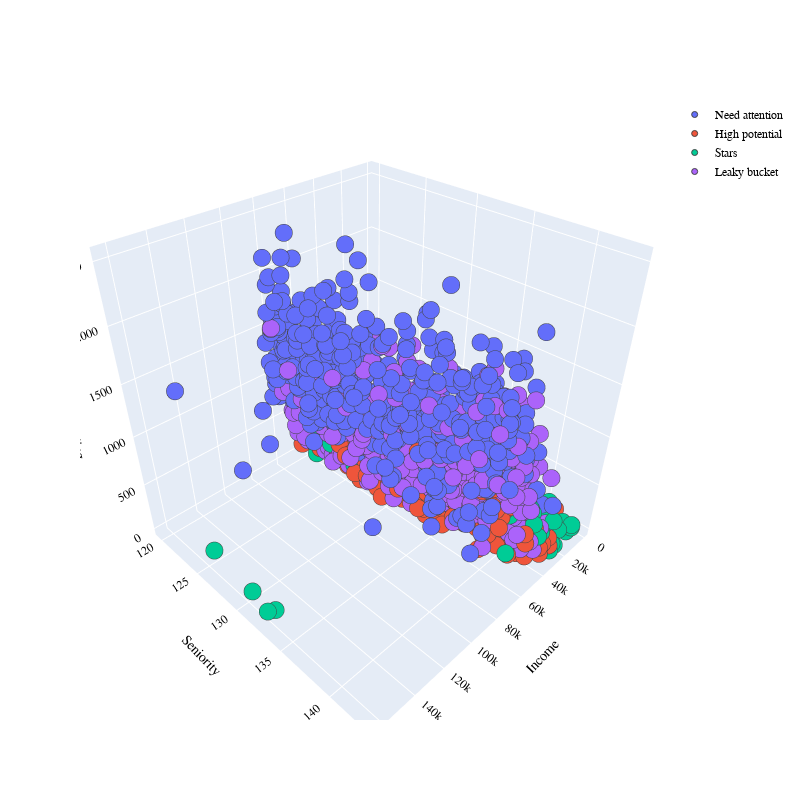

The notebook cell saved with this chart:
### Code cell
data = data2
scaler=StandardScaler()
dataset_temp=data[['Income','Seniority','Spending']]
X_std=scaler.fit_transform(dataset_temp)
X = normalize(X_std,norm='l2')


dataset_temp['Cluster'] = labels_filtered
dataset_temp=dataset_temp.replace({0:'Stars',1:'Need attention',2:'High potential',3:'Leaky bucket'})
data = data.merge(dataset_temp.Cluster, left_index=True, right_index=True)


PLOT = go.Figure()
for C in list(data.Cluster.unique()):
    

    PLOT.add_trace(go.Scatter3d(x = data[data.Cluster == C]['Income'],
                                y = data[data.Cluster == C]['Seniority'],
                                z = data[data.Cluster == C]['Spending'],                        
                                mode = 'markers',marker_size = 6, marker_line_width = 1,
                                name = str(C)))
PLOT.update_traces(hovertemplate='Income: %{x} <br>Seniority: %{y} <br>Spending: %{z}')

    
PLOT.update_layout(width = 800, height = 800, autosize = True, showlegend = True,
                   scene = dict(xaxis=dict(title = 'Income', titlefont_color = 'black'),
                                yaxis=dict(title = 'Seniority', titlefont_color = 'black'),
                                zaxis=dict(title = 'Spending', titlefont_color = 'black')),
                   font = dict(family = "Gilroy", color  = 'black', size = 12))

### Figure 1 — Plotly figure (JSON) as saved in the notebook; plotly's stock layout.template omitted (floating-point values rounded to 4 significant figures; data arrays with more than 128 entries replaced by an {"elided": "..."} marker saying what was removed)
{"data": [{"hovertemplate": "Income: %{x} <br>Seniority: %{y} <br>Spending: %{z}", "marker": {"line": {"width": 1}, "size": 6}, "mode": "markers", "name": "Need attention", "type": "scatter3d", "x": {"elided": "572 int values"}, "y": {"elided": "572 float values"}, "z": {"elided": "572 int values"}}, {"hovertemplate": "Income: %{x} <br>Seniority: %{y} <br>Spending: %{z}", "marker": {"line": {"width": 1}, "size": 6}, "mode": "markers", "name": "High potential", "type": "scatter3d", "x": {"elided": "410 int values"}, "y": {"elided": "410 float values"}, "z": {"elided": "410 int values"}}, {"hovertemplate": "Income: %{x} <br>Seniority: %{y} <br>Spending: %{z}", "marker": {"line": {"width": 1}, "size": 6}, "mode": "markers", "name": "Stars", "type": "scatter3d", "x": {"elided": "597 int values"}, "y": {"elided": "597 float values"}, "z": {"elided": "597 int values"}}, {"hovertemplate": "Income: %{x} <br>Seniority: %{y} <br>Spending: %{z}", "marker": {"line": {"width": 1}, "size": 6}, "mode": "markers", "name": "Leaky bucket", "type": "scatter3d", "x": {"elided": "636 int values"}, "y": {"elided": "636 float values"}, "z": {"elided": "636 int values"}}], "layout": {"autosize": true, "font": {"color": "black", "family": "Gilroy", "size": 12}, "height": 800, "scene": {"xaxis": {"title": {"font": {"color": "black"}, "text": "Income"}}, "yaxis": {"title": {"font": {"color": "black"}, "text": "Seniority"}}, "zaxis": {"title": {"font": {"color": "black"}, "text": "Spending"}}}, "showlegend": true, "width": 800}}
